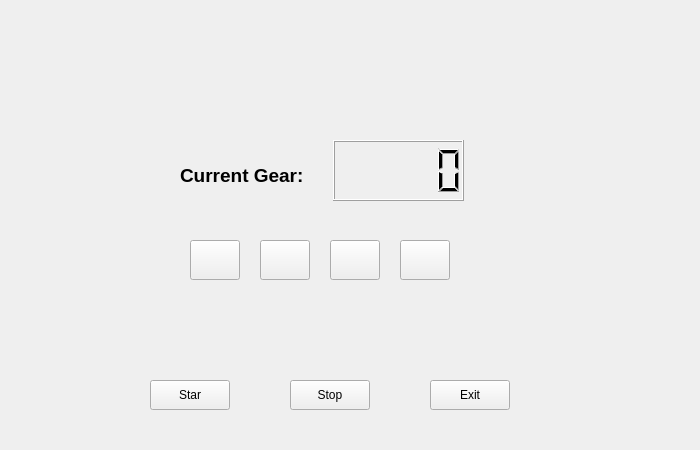
<?xml version="1.0" encoding="UTF-8"?>
<ui version="4.0">
 <class>Widget</class>
 <widget class="QWidget" name="Widget">
  <property name="geometry">
   <rect>
    <x>0</x>
    <y>0</y>
    <width>700</width>
    <height>450</height>
   </rect>
  </property>
  <property name="minimumSize">
   <size>
    <width>700</width>
    <height>450</height>
   </size>
  </property>
  <property name="maximumSize">
   <size>
    <width>700</width>
    <height>450</height>
   </size>
  </property>
  <property name="windowTitle">
   <string>Widget</string>
  </property>
  <widget class="QWidget" name="verticalLayoutWidget">
   <property name="geometry">
    <rect>
     <x>0</x>
     <y>0</y>
     <width>801</width>
     <height>89</height>
    </rect>
   </property>
   <layout class="QVBoxLayout" name="verticalLayout">
    <item>
     <widget class="QLabel" name="label">
      <property name="text">
       <string>&lt;!DOCTYPE HTML PUBLIC &quot;-//W3C//DTD HTML 4.0//EN&quot; &quot;http://www.w3.org/TR/REC-html40/strict.dtd&quot;&gt;
&lt;html&gt;&lt;head&gt;&lt;meta name=&quot;qrichtext&quot; content=&quot;1&quot; /&gt;&lt;style type=&quot;text/css&quot;&gt;
p, li { white-space: pre-wrap; }
&lt;/style&gt;&lt;/head&gt;&lt;body style=&quot; font-family:'Sans Serif'; font-size:9pt; font-weight:400; font-style:normal;&quot;&gt;
&lt;p style=&quot; margin-top:0px; margin-bottom:0px; margin-left:0px; margin-right:0px; -qt-block-indent:0; text-indent:0px;&quot;&gt;&lt;img src=&quot;:/new/pic/lo.png&quot; /&gt;&lt;/p&gt;&lt;/body&gt;&lt;/html&gt;</string>
      </property>
     </widget>
    </item>
   </layout>
  </widget>
  <widget class="QLCDNumber" name="lcdNumber">
   <property name="geometry">
    <rect>
     <x>333</x>
     <y>140</y>
     <width>131</width>
     <height>61</height>
    </rect>
   </property>
  </widget>
  <widget class="QPushButton" name="pushButton">
   <property name="geometry">
    <rect>
     <x>190</x>
     <y>240</y>
     <width>50</width>
     <height>40</height>
    </rect>
   </property>
   <property name="minimumSize">
    <size>
     <width>50</width>
     <height>40</height>
    </size>
   </property>
   <property name="maximumSize">
    <size>
     <width>50</width>
     <height>40</height>
    </size>
   </property>
   <property name="layoutDirection">
    <enum>Qt::LeftToRight</enum>
   </property>
   <property name="text">
    <string/>
   </property>
   <property name="icon">
    <iconset>
     <normaloff>:/new/pic/11.png</normaloff>:/new/pic/11.png</iconset>
   </property>
   <property name="iconSize">
    <size>
     <width>25</width>
     <height>25</height>
    </size>
   </property>
  </widget>
  <widget class="QPushButton" name="pushButton_2">
   <property name="geometry">
    <rect>
     <x>260</x>
     <y>240</y>
     <width>50</width>
     <height>40</height>
    </rect>
   </property>
   <property name="minimumSize">
    <size>
     <width>50</width>
     <height>40</height>
    </size>
   </property>
   <property name="maximumSize">
    <size>
     <width>50</width>
     <height>40</height>
    </size>
   </property>
   <property name="text">
    <string/>
   </property>
   <property name="icon">
    <iconset>
     <normaloff>:/new/pic/22.png</normaloff>:/new/pic/22.png</iconset>
   </property>
   <property name="iconSize">
    <size>
     <width>25</width>
     <height>25</height>
    </size>
   </property>
  </widget>
  <widget class="QPushButton" name="pushButton_3">
   <property name="geometry">
    <rect>
     <x>330</x>
     <y>240</y>
     <width>50</width>
     <height>40</height>
    </rect>
   </property>
   <property name="minimumSize">
    <size>
     <width>50</width>
     <height>40</height>
    </size>
   </property>
   <property name="maximumSize">
    <size>
     <width>50</width>
     <height>40</height>
    </size>
   </property>
   <property name="text">
    <string/>
   </property>
   <property name="icon">
    <iconset>
     <normaloff>:/new/pic/33.png</normaloff>:/new/pic/33.png</iconset>
   </property>
   <property name="iconSize">
    <size>
     <width>25</width>
     <height>25</height>
    </size>
   </property>
  </widget>
  <widget class="QPushButton" name="pushButton_4">
   <property name="geometry">
    <rect>
     <x>400</x>
     <y>240</y>
     <width>50</width>
     <height>40</height>
    </rect>
   </property>
   <property name="minimumSize">
    <size>
     <width>50</width>
     <height>40</height>
    </size>
   </property>
   <property name="maximumSize">
    <size>
     <width>50</width>
     <height>40</height>
    </size>
   </property>
   <property name="text">
    <string/>
   </property>
   <property name="icon">
    <iconset>
     <normaloff>:/new/pic/44.png</normaloff>:/new/pic/44.png</iconset>
   </property>
   <property name="iconSize">
    <size>
     <width>25</width>
     <height>25</height>
    </size>
   </property>
  </widget>
  <widget class="QPushButton" name="pushButton_5">
   <property name="geometry">
    <rect>
     <x>150</x>
     <y>380</y>
     <width>80</width>
     <height>30</height>
    </rect>
   </property>
   <property name="minimumSize">
    <size>
     <width>80</width>
     <height>30</height>
    </size>
   </property>
   <property name="maximumSize">
    <size>
     <width>80</width>
     <height>30</height>
    </size>
   </property>
   <property name="text">
    <string>Star</string>
   </property>
  </widget>
  <widget class="QPushButton" name="pushButton_6">
   <property name="geometry">
    <rect>
     <x>290</x>
     <y>380</y>
     <width>80</width>
     <height>30</height>
    </rect>
   </property>
   <property name="minimumSize">
    <size>
     <width>80</width>
     <height>30</height>
    </size>
   </property>
   <property name="maximumSize">
    <size>
     <width>80</width>
     <height>30</height>
    </size>
   </property>
   <property name="text">
    <string>Stop</string>
   </property>
  </widget>
  <widget class="QPushButton" name="pushButton_8">
   <property name="geometry">
    <rect>
     <x>430</x>
     <y>380</y>
     <width>80</width>
     <height>30</height>
    </rect>
   </property>
   <property name="minimumSize">
    <size>
     <width>80</width>
     <height>30</height>
    </size>
   </property>
   <property name="maximumSize">
    <size>
     <width>80</width>
     <height>30</height>
    </size>
   </property>
   <property name="text">
    <string>Exit</string>
   </property>
  </widget>
  <widget class="QLabel" name="label_3">
   <property name="geometry">
    <rect>
     <x>180</x>
     <y>150</y>
     <width>171</width>
     <height>51</height>
    </rect>
   </property>
   <property name="text">
    <string>&lt;!DOCTYPE HTML PUBLIC &quot;-//W3C//DTD HTML 4.0//EN&quot; &quot;http://www.w3.org/TR/REC-html40/strict.dtd&quot;&gt;
&lt;html&gt;&lt;head&gt;&lt;meta name=&quot;qrichtext&quot; content=&quot;1&quot; /&gt;&lt;style type=&quot;text/css&quot;&gt;
p, li { white-space: pre-wrap; }
&lt;/style&gt;&lt;/head&gt;&lt;body style=&quot; font-family:'SimSun'; font-size:9pt; font-weight:400; font-style:normal;&quot;&gt;
&lt;p style=&quot; margin-top:0px; margin-bottom:0px; margin-left:0px; margin-right:0px; -qt-block-indent:0; text-indent:0px;&quot;&gt;&lt;span style=&quot; font-size:14pt; font-weight:600;&quot;&gt;Current Gear:&lt;/span&gt;&lt;/p&gt;&lt;/body&gt;&lt;/html&gt;</string>
   </property>
  </widget>
  <widget class="QLabel" name="lab1">
   <property name="geometry">
    <rect>
     <x>210</x>
     <y>200</y>
     <width>54</width>
     <height>18</height>
    </rect>
   </property>
   <property name="text">
    <string/>
   </property>
  </widget>
 </widget>
 <layoutdefault spacing="6" margin="11"/>
 <resources/>
 <connections>
  <connection>
   <sender>pushButton_8</sender>
   <signal>clicked()</signal>
   <receiver>Widget</receiver>
   <slot>close()</slot>
   <hints>
    <hint type="sourcelabel">
     <x>59</x>
     <y>374</y>
    </hint>
    <hint type="destinationlabel">
     <x>299</x>
     <y>224</y>
    </hint>
   </hints>
  </connection>
 </connections>
</ui>
